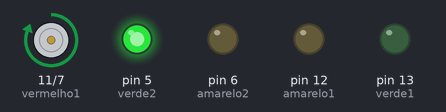
The sketch below on a simulated Arduino Uno, built with avr-gcc and run on an emulated ATmega328P. On the bench: motor-driver pin pairs drawn as motors (green arrow = first pin HIGH = forward, orange = second pin HIGH = backward, longer = more drive), output pins drawn as LEDs (lit = HIGH).

Above: at 1.2 s.
At 3.7 s:
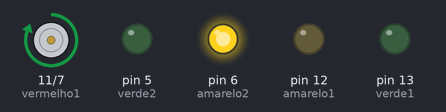
At 6.2 s:
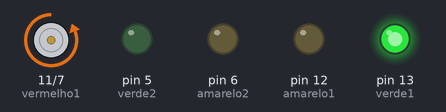
At 8.7 s:
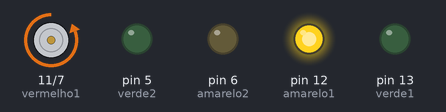
Timing chart, 0 to 13.0 s (numbered marks = the images above):
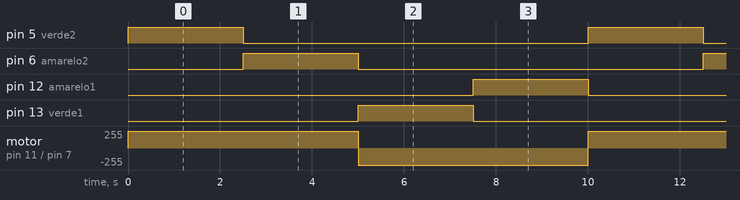

The sketch:

magnificent_bruticus1.ino
```cpp
// C++ code
//
void setup()
{
  pinMode(13, OUTPUT);//verde1
  pinMode(12, OUTPUT);//amarelo1
  pinMode(11, OUTPUT);//vermelho1
  pinMode(7, OUTPUT);//vermelho2
  pinMode(6, OUTPUT);//amarelo2
  pinMode(5, OUTPUT);//verde2
}

void loop()
{
  digitalWrite(11, HIGH);//SEMÁFORO(1)
  digitalWrite(12, LOW);//SEMÁFORO(1)
  digitalWrite(13, LOW);//SEMÁFORO(1)
  digitalWrite(7, LOW);//SEMÁFORO(2)
  digitalWrite(6, LOW);//SEMÁFORO(2)
  digitalWrite(5, HIGH);//SEMÁFORO(2)
  delay(2500);

  digitalWrite(11, HIGH);//SEMÁFORO(1)
  digitalWrite(12, LOW);//SEMÁFORO(1)
  digitalWrite(13, LOW);//SEMÁFORO(1)
  digitalWrite(7, LOW);//SEMÁFORO(2)
  digitalWrite(6, HIGH);//SEMÁFORO(2)
  digitalWrite(5, LOW);//SEMÁFORO(2)
  delay(2500);

  digitalWrite(11, LOW);//SEMÁFORO(1)
  digitalWrite(12, LOW);//SEMÁFORO(1)
  digitalWrite(13, HIGH);//SEMÁFORO(1)
  digitalWrite(7, HIGH);//SEMÁFORO(2)
  digitalWrite(6, LOW);//SEMÁFORO(2)
  digitalWrite(5, LOW);//SEMÁFORO(2)
  delay(2500);

  digitalWrite(11, LOW);//SEMÁFORO(1)
  digitalWrite(12, HIGH);//SEMÁFORO(1)
  digitalWrite(13, LOW);//SEMÁFORO(1
  digitalWrite(7, HIGH);//SEMÁFORO(2)
  digitalWrite(6, LOW);//SEMÁFORO(2)
  digitalWrite(5, LOW);//SEMÁFORO(2)
  delay(2500);
}
```

Measured:
- by itself, pin 5 (verde2), pin 6 (amarelo2), pin 12 (amarelo1), pin 13 (verde1): alternates HIGH for 2.5 s and LOW for 7.5 s
- by itself, motor on pin 11 (vermelho1) / pin 7 (vermelho2): alternates forward 255/255 for 5.0 s and backward 255/255 for 5.0 s
